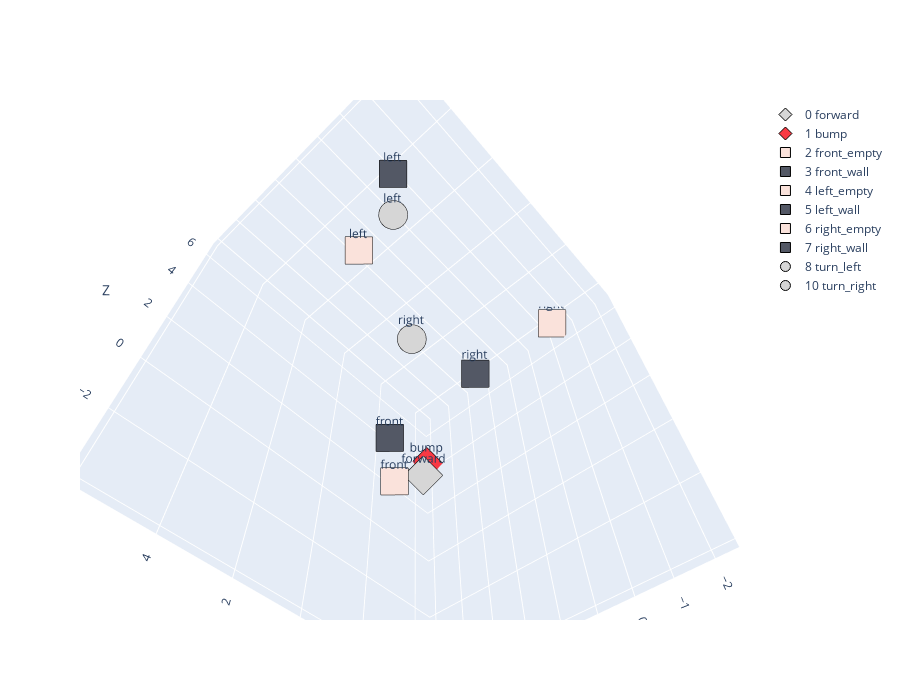

Notebook source saved alongside this figure:
### Code cell
group_axes = {
    "direction_forward": [0, 1, 2, 3],      # Tokens : forward, front_empty, front_wall
    "direction_left": [4, 5, 8],      # left_empty, left_wall, turn_left, turn_left (duplicated)
    "direction_right": [6, 7, 10],   # right_empty, right_wall, turn_right, turn_right
    # "move": [0, 8, 10],             # forward, turn_left, turn_right
    # "feel_wall": [3, 5, 7],         # bump, front_wall, left_wall, right_wall
    # "feel_empty": [2, 4, 6],
}
token_labels = ['0 forward', '1 bump', '2 front_empty', '3 front_wall', '4 left_empty', '5 left_wall','6 right_empty', '7 right_wall', '8 turn_left', '9 sos', '10 turn_right', '11 eos', '12 pad']
all_tokens = [0, 1, 2, 3, 4, 5, 6, 7, 8, 10]

embedding_weight = model.embedding.weight
projected = project_embeddings_to_3D(model, embedding_weight, group_axes)
plotly_embedding(projected, [token_labels[i] for i in all_tokens], all_tokens)

### Figure 1 — Plotly figure (JSON) as saved in the notebook; plotly's stock layout.template omitted (floating-point values rounded to 4 significant figures)
{"data": [{"marker": {"color": "#D6D6D6", "line": {"color": "black", "width": 1}, "size": 10, "symbol": "diamond"}, "mode": "markers+text", "name": "0 forward", "text": "forward", "textposition": "top center", "type": "scatter3d", "x": [4.026], "y": [-1.935], "z": [0.3705]}, {"marker": {"color": "#F93943", "line": {"color": "black", "width": 1}, "size": 10, "symbol": "diamond"}, "mode": "markers+text", "name": "1 bump", "text": "bump", "textposition": "top center", "type": "scatter3d", "x": [5.977], "y": [-4.325], "z": [3.886]}, {"marker": {"color": "#FAE2DB", "line": {"color": "black", "width": 1}, "size": 10, "symbol": "square"}, "mode": "markers+text", "name": "2 front_empty", "text": "front", "textposition": "top center", "type": "scatter3d", "x": [3.104], "y": [0.1688], "z": [-2.008]}, {"marker": {"color": "#535865", "line": {"color": "black", "width": 1}, "size": 10, "symbol": "square"}, "mode": "markers+text", "name": "3 front_wall", "text": "front", "textposition": "top center", "type": "scatter3d", "x": [4.364], "y": [-0.8037], "z": [1.338]}, {"marker": {"color": "#FAE2DB", "line": {"color": "black", "width": 1}, "size": 10, "symbol": "square"}, "mode": "markers+text", "name": "4 left_empty", "text": "left", "textposition": "top center", "type": "scatter3d", "x": [-1.352], "y": [5.564], "z": [-3.893]}, {"marker": {"color": "#535865", "line": {"color": "black", "width": 1}, "size": 10, "symbol": "square"}, "mode": "markers+text", "name": "5 left_wall", "text": "left", "textposition": "top center", "type": "scatter3d", "x": [-2.297], "y": [5.828], "z": [-2.744]}, {"marker": {"color": "#FAE2DB", "line": {"color": "black", "width": 1}, "size": 10, "symbol": "square"}, "mode": "markers+text", "name": "6 right_empty", "text": "right", "textposition": "top center", "type": "scatter3d", "x": [-0.45], "y": [-4.039], "z": [6.571]}, {"marker": {"color": "#535865", "line": {"color": "black", "width": 1}, "size": 10, "symbol": "square"}, "mode": "markers+text", "name": "7 right_wall", "text": "right", "textposition": "top center", "type": "scatter3d", "x": [2.344], "y": [-2.837], "z": [4.836]}, {"marker": {"color": "#D6D6D6", "line": {"color": "black", "width": 1}, "size": 10, "symbol": "circle"}, "mode": "markers+text", "name": "8 turn_left", "text": "left", "textposition": "top center", "type": "scatter3d", "x": [-1.521], "y": [5.058], "z": [-1.767]}, {"marker": {"color": "#D6D6D6", "line": {"color": "black", "width": 1}, "size": 10, "symbol": "circle"}, "mode": "markers+text", "name": "10 turn_right", "text": "right", "textposition": "top center", "type": "scatter3d", "x": [-0.00969], "y": [2.911], "z": [-2.002]}], "layout": {"height": 700, "scene": {"aspectmode": "auto", "aspectratio": {"x": 0.8637, "y": 1.06, "z": 1.092}, "camera": {"center": {"x": 0, "y": 0, "z": 0}, "eye": {"x": -0.6558, "y": 0.7145, "z": -1.405}, "projection": {"type": "perspective"}, "up": {"x": 0, "y": 0, "z": 1}}, "xaxis": {"title": {"text": "X"}, "type": "linear"}, "yaxis": {"title": {"text": "Y"}, "type": "linear"}, "zaxis": {"title": {"text": "Z"}, "type": "linear"}}, "width": 900}}
